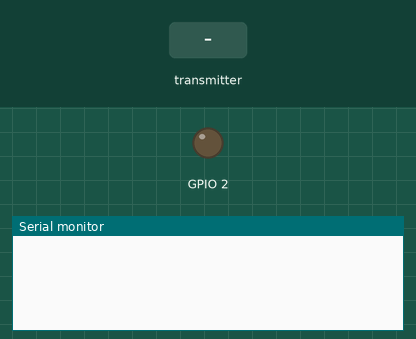
This sketch was run on a simulated ESP32. On the bench: output pins drawn as LEDs (lit = HIGH), the last lines printed to the serial monitor. The test bench sets the inputs (shaded band).

Above: at 1.2 s.
1.3 s: the transmitter starts sending on = 0
At 1.66 s:
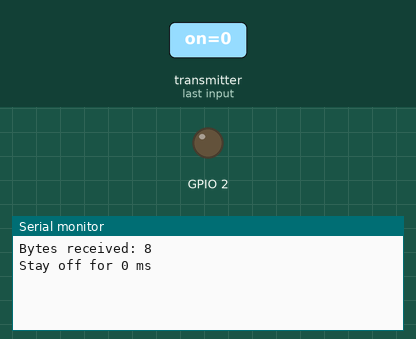
2.8 s: the transmitter starts sending on = 1
At 3.16 s:
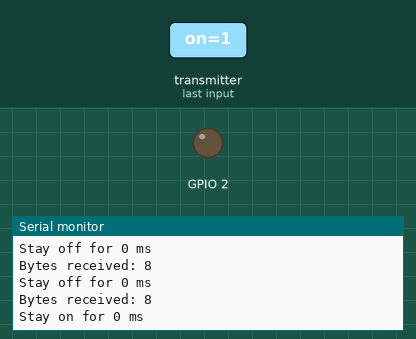

Measured:
- after the input at 1.3 s, the serial monitor: prints a new line after 0.05 s (image 1)
- after the input at 2.8 s, the serial monitor: prints a new line after 0.05 s (image 2)

The sketch:

reciever.ino
```cpp
// (licence header left out)
#include <esp_now.h>
#include <WiFi.h>

// Structure example to receive data
// Must match the sender structure
typedef struct struct_message {
  bool on; //time during being on/off
  int time; //ms
} struct_message;

// Create a struct_message called myData
struct_message myData;

// callback function that will be executed when data is received
void OnDataRecv(const uint8_t * mac, const uint8_t *incomingData, int len) {
  memcpy(&myData, incomingData, sizeof(myData));
  Serial.print("Bytes received: ");
  Serial.println(len);
  Serial.print("Stay ");
  Serial.print(myData.on ? "on" : "off");
  Serial.printf(" for %d ms\n", myData.time);
}

void setup() {
  // Initialize Serial Monitor
  Serial.begin(115200);

  pinMode(2, OUTPUT);
  // Set device as a Wi-Fi Station
  WiFi.mode(WIFI_STA);

  // Init ESP-NOW
  if (esp_now_init() != ESP_OK) {
    Serial.println("Error initializing ESP-NOW");
    return;
  }

  // Once ESPNow is successfully Init, we will register for recv CB to
  // get recv packer info
  esp_now_register_recv_cb(esp_now_recv_cb_t(OnDataRecv));
}

void loop() {

}
```
